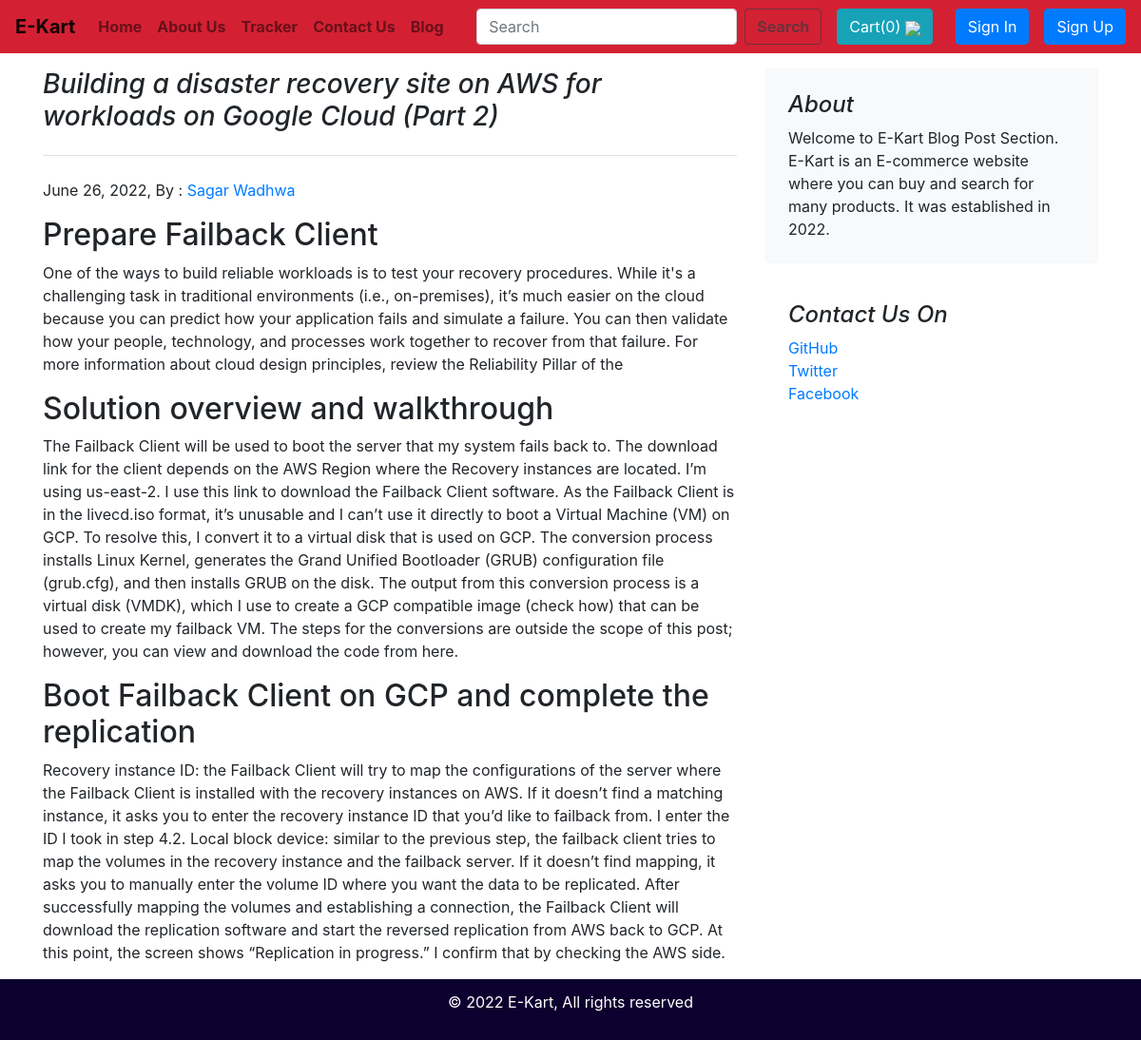
Page /blog/blogposts/5 on the committed database.
### blog/models.py (models this page shows)
class blogpost(models.Model):
    post_id=models.AutoField(primary_key=True)
    title=models.CharField(max_length=500)
    head0=models.CharField(max_length=500,default="")
    chead0=models.CharField(max_length=50000,default="")
    head1=models.CharField(max_length=500,default="")
    chead1=models.CharField(max_length=50000,default="")
    head2=models.CharField(max_length=500,default="")
    chead2=models.CharField(max_length=50000,default="")
    pub_date=models.DateField()
    thumbnail=models.ImageField(upload_to='blog/images',default="")
    def __str__(self):
        return self.title

### blog/views.py (the view)
# urls.py: path("blogposts/<int:blogid>", views.blogposts, name="blogpost")
def blogposts(request, blogid):
    post = blogpost.objects.filter(post_id=blogid)[0]
    print(post)
    return render(request, "blog/blogPost.html", {'post': post})

### blog/templates/blog/blogPost.html (shortened to what this page needs)
{% extends "blog/basic.html" %}
{% block body %}
<div class="container mt-3">
    <div class="row mx-8">
        <div class="col-md-8 blog-main">
            <h3 class="pb-4 mb-4 font-italic border-bottom">
                {{post.title}}
            </h3>
            <p class="blog-post-meta">{{post.pub_date}}, By : <a href="https://www.instagram.com/wadhwa5049/">Sagar
                Wadhwa</a></p>
            <div class="blog-post">
                <h2 class="blog-post-title">{{post.head0}}</h2>
                <p>{{post.chead0}}</p>
                <h2>{{post.head1}}</h2>
                <p>{{post.chead1}}</p>
                <h2>{{post.head2}}</h2>
                <p>{{post.chead2}}</p>
            </div>
        </div>
        <aside class="col-md-4 blog-sidebar">
            <div class="p-4 mb-3 bg-light rounded">
                <h4 class="font-italic">About</h4>
                <p class="mb-0">Welcome to E-Kart Blog Post Section. E-Kart is an E-commerce website
                    where
                    you can buy and search for many products. It was established in 2022.
            </div>
            <div class="p-4">
                <h4 class="font-italic">Contact Us On</h4>
                <ol class="list-unstyled">
                    <li><a href="https://github.com/Sagar-Wadhwa-726" target="_blank">GitHub</a></li>
                    <li><a href="https://twitter.com/" target="_blank">Twitter</a></li>
                    <li><a href="https://www.facebook.com/" target="_blank">Facebook</a></li>
                </ol>
            </div>
        </aside>
    </div>
</div>
{% endblock %}

### rows in the picture
blogpost: title "Building a disaster recovery site on AWS for workloads on Google Cloud (Part 2)", pub_date "June 26, 2022", head0 "Prepare Failback Client", chead0 "One of the ways to build reliable workloads is to test your recovery procedures. While it's a challenging task in traditional environments (i.e., on-premises), it’s much easier on the cloud because you can predict how your application fails and simulate a failure. You can then validate how your people, technology, and processes work together to recover from that failure. For more information about cloud design principles, review the Reliability Pillar of the", head1 "Solution overview and walkthrough", chead1 "The Failback Client will be used to boot the server that my system fails back to. The download link for the client depends on the AWS Region where the Recovery instances are located. I’m using us-east-2. I use this link to download the Failback Client software. As the Failback Client is in the livecd.iso format, it’s unusable and I can’t use it directly to boot a Virtual Machine (VM) on GCP. To resolve this, I convert it to a virtual disk that is used on GCP. The conversion process installs Linux Kernel, generates the Grand Unified Bootloader (GRUB) configuration file (grub.cfg), and then installs GRUB on the disk. The output from this conversion process is a virtual disk (VMDK), which I…", head2 "Boot Failback Client on GCP and complete the replication", chead2 "Recovery instance ID: the Failback Client will try to map the configurations of the server where the Failback Client is installed with the recovery instances on AWS. If it doesn’t find a matching instance, it asks you to enter the recovery instance ID that you’d like to failback from. I enter the ID I took in step 4.2. Local block device: similar to the previous step, the failback client tries to map the volumes in the recovery instance and the failback server. If it doesn’t find mapping, it asks you to manually enter the volume ID where you want the data to be replicated. After successfully mapping the volumes and establishing a connection, the Failback Client will download the replication…"
